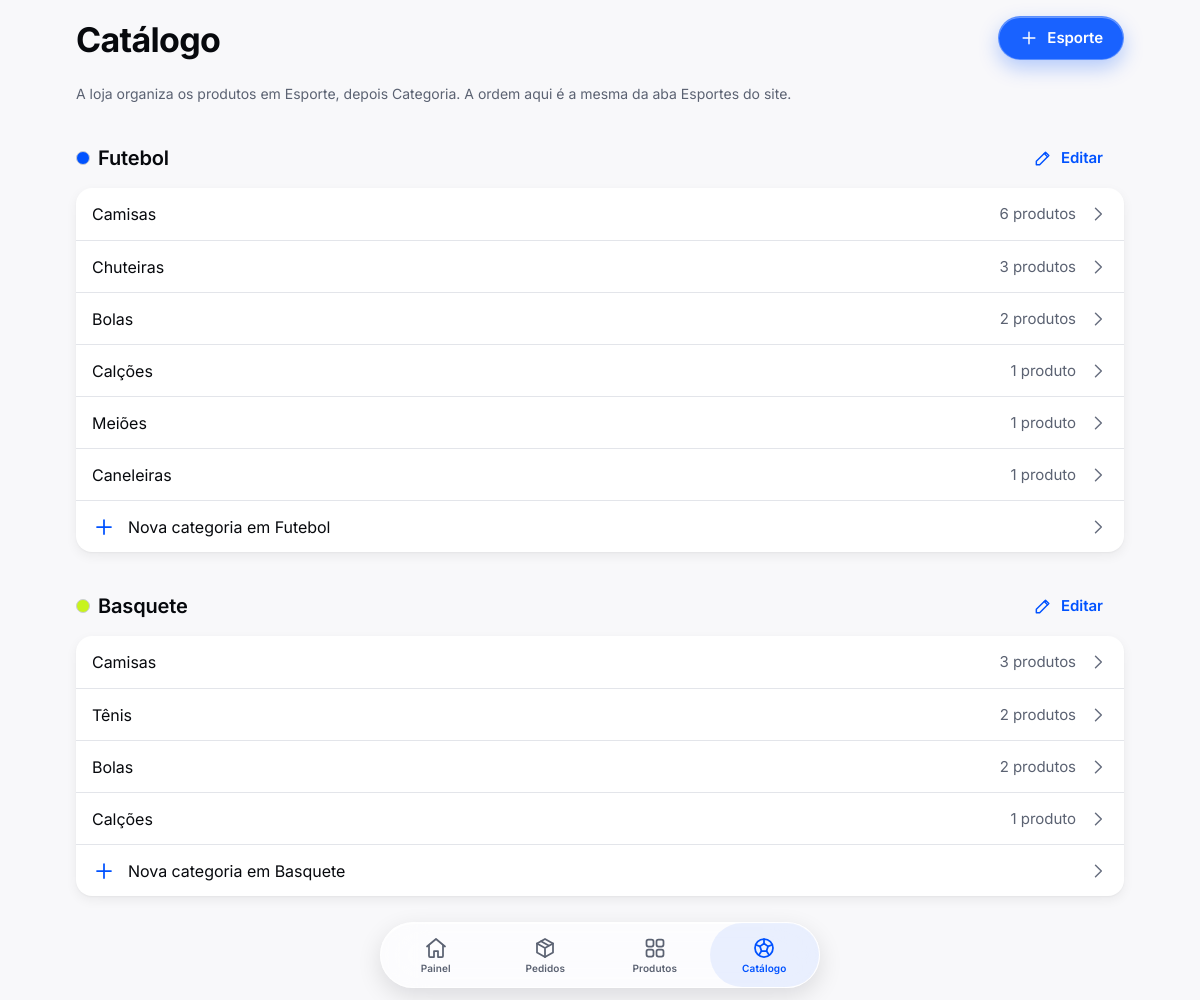
Screenshot of /admin/catalogo.php (signed in) with the database file from the repository.
### tables this page shows
CREATE TABLE esportes (
  id         INT UNSIGNED AUTO_INCREMENT PRIMARY KEY,
  nome       VARCHAR(60)  NOT NULL,
  slug       VARCHAR(60)  NOT NULL UNIQUE,
  descricao  VARCHAR(160) NULL,
  cor        ENUM('blue', 'lime', 'dark', 'light') NOT NULL DEFAULT 'blue',  
  ordem      INT          NOT NULL DEFAULT 0,
  ativo      TINYINT(1)   NOT NULL DEFAULT 1
);

CREATE TABLE categorias (
  id         INT UNSIGNED AUTO_INCREMENT PRIMARY KEY,
  esporte_id INT UNSIGNED NOT NULL,
  nome       VARCHAR(60)  NOT NULL,
  slug       VARCHAR(60)  NOT NULL,
  ordem      INT          NOT NULL DEFAULT 0,
  ativo      TINYINT(1)   NOT NULL DEFAULT 1,
  UNIQUE KEY uk_categoria_slug (esporte_id, slug),
  CONSTRAINT fk_categoria_esporte FOREIGN KEY (esporte_id) REFERENCES esportes (id)
);

### includes/funcoes.php (called while the page is built, shortened)
<?php
function url_base(): string
{
    static $base = null;
    if ($base === null) {
        global $config;
        if ($config['url_base'] !== null) {
            $base = rtrim($config['url_base'], '/');
        } else {
            $raiz      = str_replace('\\', '/', realpath(__DIR__ . '/..'));
            $documento = str_replace('\\', '/', realpath($_SERVER['DOCUMENT_ROOT'] ?? '') ?: '');
            $base      = ($documento !== '' && stripos($raiz, $documento) === 0)
                ? substr($raiz, strlen($documento))
                : '';
            $base = rtrim($base, '/');
        }
    }
    return $base;
}
function url(string $caminho = ''): string
{
    return url_base() . '/' . ltrim($caminho, '/');
}
function e(?string $texto): string
{
    return htmlspecialchars($texto ?? '', ENT_QUOTES | ENT_SUBSTITUTE, 'UTF-8');
}

### includes/db.php (called while the page is built)
<?php
function db(): PDO
{
    static $pdo = null;
    if ($pdo === null) {
        global $config;
        $dsn = sprintf(
            'mysql:host=%s;port=%d;dbname=%s;charset=utf8mb4',
            $config['db_host'],
            $config['db_porta'],
            $config['db_nome']
        );
        $pdo = new PDO($dsn, $config['db_usuario'], $config['db_senha'], [
            PDO::ATTR_ERRMODE            => PDO::ERRMODE_EXCEPTION,
            PDO::ATTR_DEFAULT_FETCH_MODE => PDO::FETCH_ASSOC,
            PDO::ATTR_EMULATE_PREPARES   => false,
        ]);
        $pdo->exec("SET time_zone = '" . (new DateTime())->format('P') . "'");
    }
    return $pdo;
}
function consulta(string $sql, array $parametros = []): PDOStatement
{
    $stmt = db()->prepare($sql);
    $stmt->execute($parametros);
    return $stmt;
}

### includes/admin.php (called while the page is built, shortened)
<?php
function catalogo_admin(): array
{
    $esportes = consulta('SELECT * FROM esportes ORDER BY ordem, nome')->fetchAll();
    $categorias = consulta(
        'SELECT c.*, (SELECT COUNT(*) FROM produtos p WHERE p.categoria_id = c.id) AS total_produtos
           FROM categorias c ORDER BY c.ordem, c.nome'
    )->fetchAll();
    return $esportes;
}

### admin/catalogo.php (the view, shortened to what this page needs)
<?php
require __DIR__ . '/../includes/admin.php';
$esportes = catalogo_admin();
?>
<div class="conteudo pilha-xl">
  <?= nav_large('Catálogo', '<a class="botao botao--primary botao--md" href="' . e(url('admin/esporte.php')) . '">' . icone('mais', 'icone--sm') . ' Esporte</a>') ?>
  <p class="t-subheadline texto-secundario" style="margin-top: calc(var(--spacing-2xl) * -1)">A loja organiza os produtos em Esporte, depois Categoria. A ordem aqui é a mesma da aba Esportes do site.</p>
  <?php foreach ($esportes as $esporte): ?>
    <section class="pilha-sm">
      <div class="linha linha--entre">
        <h2 class="t-title-3 linha">
          <span class="admin-cor admin-cor--<?= e($esporte['cor']) ?>" aria-hidden="true"></span>
          <?= e($esporte['nome']) ?>
        </h2>
        <a class="botao botao--ghost botao--md" href="<?= e(url('admin/esporte.php?id=' . (int) $esporte['id'])) ?>"><?= icone('editar', 'icone--sm') ?> Editar</a>
      </div>
      <ul class="lista" role="list">
        <?php foreach ($esporte['categorias'] as $c): ?>
          <li>
            <a class="linha-lista" href="<?= e(url('admin/categoria.php?id=' . (int) $c['id'])) ?>">
              <span class="linha-lista__rotulo">
                <?= e($c['nome']) ?>
              </span>
              <span class="linha-lista__valor"><?= (int) $c['total_produtos'] ?> <?= (int) $c['total_produtos'] === 1 ? 'produto' : 'produtos' ?></span>
              <?= icone('seta-direita', 'icone--sm linha-lista__seta') ?>
            </a>
          </li>
        <?php endforeach; ?>
        <li><?= linha_lista('Nova categoria em ' . $esporte['nome'], 'mais', url('admin/categoria.php?esporte=' . (int) $esporte['id'])) ?></li>
      </ul>
    </section>
  <?php endforeach; ?>
</div>

### includes/componentes.php (shortened to what this page needs)
<?php
function icone(string $nome, string $classe = ''): string
{
    return '<svg class="icone ' . e($classe) . '" aria-hidden="true" focusable="false">'
         . '<use href="' . e(asset('img/icones.svg')) . '#i-' . e($nome) . '"></use></svg>';
}
function nav_large(string $titulo, string $acoes = ''): string
{
    return '<header class="nav-large">'
         . '<h1 class="nav-large__titulo">' . e($titulo) . '</h1>'
         . ($acoes ? '<div class="nav-large__acoes">' . $acoes . '</div>' : '')
         . '</header>';
}
function linha_lista(string $rotulo, ?string $icone = null, ?string $link = null, ?string $valor = null): string
{
    $tag   = $link ? 'a' : 'div';
    $href  = $link ? ' href="' . e($link) . '"' : '';
    return '<' . $tag . ' class="linha-lista"' . $href . '>'
         . ($icone ? icone($icone, 'linha-lista__icone') : '')
         . '<span class="linha-lista__rotulo">' . e($rotulo) . '</span>'
         . ($valor !== null ? '<span class="linha-lista__valor">' . e($valor) . '</span>' : '')
         . ($link ? icone('seta-direita', 'icone--sm linha-lista__seta') : '')
         . '</' . $tag . '>';
}

### assets/css/tokens.css (style rules this page uses)
:root { --blue-700: #0040C9; --blue-600: #0052FF; --blue-500: #2E6BFF; --blue-400: #5C8DFF; --blue-100: #E6EEFF; --lime-600: #A9D400; --lime-500: #C8F31D; --ink-950: #07090D; --ink-900: #0E1117; --ink-800: #161A22; --ink-700: #232834; --gray-600: #5B6272; --gray-500: #7C8394; --gray-400: #A3A9B6; --gray-300: #C9CDD5; --gray-200: #E3E5EA; --gray-100: #F1F2F5; --gray-50: #F8F8FA; --white: #FFFFFF; --green-500: #1FB86A; --orange-500: #FF8A00; --red-500: #F2394B; --color-bg-primary: var(--gray-50); --color-bg-secondary: var(--white); --color-bg-tertiary: var(--gray-100); --color-bg-elevated: var(--white); --color-bg-inverse: var(--ink-950); --color-text-primary: var(--ink-950); --color-text-secondary: var(--gray-600); --color-text-tertiary: #676E7F; --color-text-success: #107A44; --color-text-error: #CC2235; --color-text-on-brand: var(--white); --color-text-on-accent: var(--ink-950); --color-text-link: var(--blue-600); --color-text-inverse: var(--white); --color-brand-primary: var(--blue-600); --color-brand-pressed: var(--blue-700); --color-brand-subtle: var(--blue-100); --color-accent-primary: var(--lime-500); --color-accent-pressed: var(--lime-600); --color-border-default: var(--gray-200); --color-border-strong: var(--gray-300); --color-status-success: var(--green-500); --color-status-warning: var(--orange-500); --color-status-error: var(--red-500); --color-glass-fill: rgb(255 255 255 / 0.62); --color-glass-fill-thick: rgb(255 255 255 / 0.82); --color-glass-fill-dark: rgb(20 23 29 / 0.55); --color-glass-fill-tint: rgb(0 82 255 / 0.90); --color-glass-stroke: rgb(255 255 255 / 0.70); --color-glass-highlight: rgb(255 255 255 / 0.95); --color-overlay-scrim: rgb(0 0 0 / 0.32); --spacing-2xs: 2px; --spacing-xs: 4px; --spacing-sm: 8px; --spacing-md: 12px; --spacing-lg: 16px; --spacing-xl: 20px; --spacing-2xl: 24px; --spacing-3xl: 32px; --spacing-4xl: 40px; --spacing-5xl: 56px; --radius-sm: 8px; --radius-md: 12px; --radius-lg: 16px; --radius-xl: 22px; --radius-2xl: 28px; --radius-full: 999px; --font-family: "Inter", system-ui, -apple-system, "Segoe UI", Roboto, sans-serif; --glass-thin-blur: 12px; --glass-regular-blur: 24px; --glass-thick-blur: 40px; --glass-highlight-line: inset 0 1px 0 var(--color-glass-highlight); --shadow-glass-thin: 0 2px 8px rgb(7 9 13 / 0.08); --shadow-glass-regular: 0 8px 24px rgb(7 9 13 / 0.12); --shadow-glass-thick: 0 -8px 40px rgb(7 9 13 / 0.18); --shadow-card: 0 1px 2px rgb(7 9 13 / 0.04), 0 4px 12px rgb(7 9 13 / 0.06); --shadow-floating: 0 8px 24px rgb(7 9 13 / 0.14); --ease-padrao: cubic-bezier(0.25, 0.1, 0.25, 1); --duracao-curta: 160ms; --duracao-media: 300ms; --largura-app: 1080px; --largura-leitura: 560px; --altura-tab-bar: 64px; --area-segura-baixo: env(safe-area-inset-bottom, 0px); --area-segura-topo: env(safe-area-inset-top, 0px); }

### assets/css/base.css (style rules this page uses)
*, *::before, *::after { box-sizing: border-box; }
html { -webkit-text-size-adjust: 100%; text-size-adjust: 100%; -webkit-tap-highlight-color: transparent; }
body { margin: 0; min-height: 100dvh; font-family: var(--font-family); font-size: 16px; line-height: 24px; letter-spacing: -0.002em; color: var(--color-text-primary); background: var(--color-bg-primary); -webkit-font-smoothing: antialiased; -moz-osx-font-smoothing: grayscale; font-feature-settings: "cv11", "ss01"; }
h1, h2, h3, h4, p, ul, ol, figure { margin: 0; }
ul[role="list"], ol[role="list"] { list-style: none; padding: 0; }
img, svg { display: block; max-width: 100%; }
a { color: var(--color-text-link); text-decoration: none; }
.t-title-3 { font-size: 20px; line-height: 25px; font-weight: 600; letter-spacing: -0.008em; }
.t-subheadline { font-size: 14px; line-height: 20px; font-weight: 400; letter-spacing: 0; }
.texto-secundario { color: var(--color-text-secondary); }
.conteudo { width: 100%; max-width: var(--largura-app); margin-inline: auto; padding-inline: var(--spacing-lg); }
.pilha-sm { display: flex; flex-direction: column; gap: var(--spacing-sm); }
.pilha-xl { display: flex; flex-direction: column; gap: var(--spacing-3xl); }
.linha { display: flex; align-items: center; gap: var(--spacing-sm); }
.linha--entre { justify-content: space-between; }
.icone { width: 24px; height: 24px; flex-shrink: 0; fill: none; stroke: currentColor; stroke-width: 1.75; stroke-linecap: round; stroke-linejoin: round; }
.icone--sm { width: 20px; height: 20px; }

### rows the page displays
esportes: nome "Futebol", rotulo "Nova categoria em Futebol"
categorias: nome "Camisas", total_produtos "6"
categorias: nome "Chuteiras", total_produtos "3"
categorias: nome "Bolas", total_produtos "2"
categorias: nome "Calções", total_produtos "1"
categorias: nome "Meiões", total_produtos "1"
categorias: nome "Caneleiras", total_produtos "1"
esportes: nome "Basquete", rotulo "Nova categoria em Basquete"
categorias: nome "Camisas", total_produtos "3"
categorias: nome "Tênis", total_produtos "2"
categorias: nome "Bolas", total_produtos "2"
categorias: nome "Calções", total_produtos "1"

### other values shown
$titulo "Catálogo"
$acoes "Esporte"
$rotulo "Painel"
$rotulo "Pedidos"
$rotulo "Produtos"
$rotulo "Catálogo"
